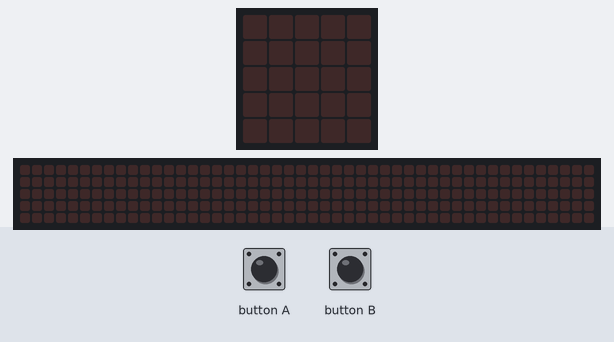
Recording of a program running on a simulated BBC micro:bit (MakeCode). Parts: the board's 5×5 LED display, a strip that is not on the board, showing the scrolling text unrolled. Inputs (shaded band) come from the test bench. Random numbers come from a fixed seed; the 48×5 strip is a reading aid, not a part: it shows the text the display is scrolling, unrolled, one strip-width of it at a time.

Above: at 1.2 s.
1.3 s: button A pressed for 0.15 s
At 1.6 s:
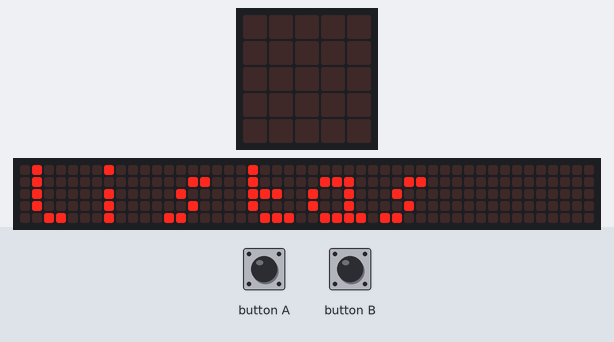
4.3 s: button B pressed for 0.15 s
7.4 s: button A pressed for 0.15 s
At 7.9 s:
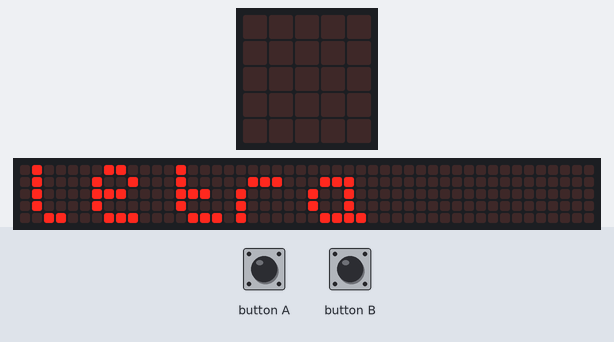
10.4 s: button B pressed for 0.15 s
13.5 s: button A pressed for 0.15 s
At 15.8 s:
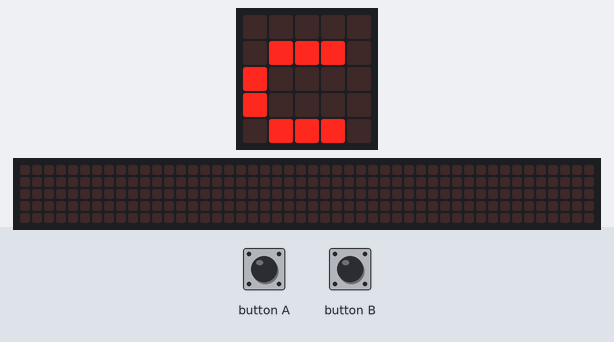
16.1 s: button B pressed for 0.15 s
At 17.2 s:
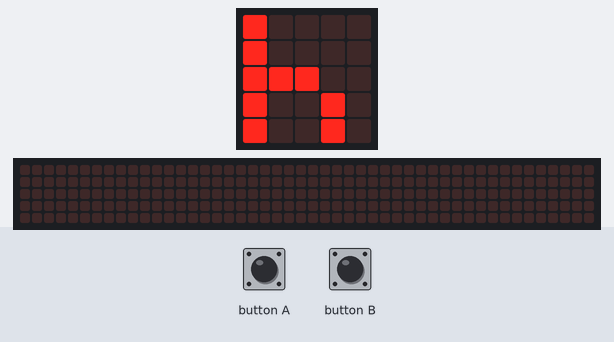

Measured:
- after the input at 1.3 s, the display: changes after 0.15 s (image 1)
- after the input at 16.1 s, the display: changes after 0.15 s (image 4)

The program:

main.ts
```typescript
let listas: string[] = []
let letra: string[] = []
input.onButtonPressed(Button.A, function () {
    basic.showString("" + (listas._pickRandom()))
})
input.onButtonPressed(Button.B, function () {
    basic.showString("" + (letra._pickRandom()))
})
basic.forever(function () {
    listas = [
    "letra",
    "listas",
    "c",
    ""
    ]
    letra = [
    "a",
    "b",
    "c",
    "d",
    "e",
    "f",
    "g",
    "h",
    "i",
    "j",
    "k",
    "l",
    "m",
    "n",
    "o"
    ]
})
```

test.ts
```typescript
// testes vão aqui; isto não será compilado quando este pacote for usado como uma extensão.
```
